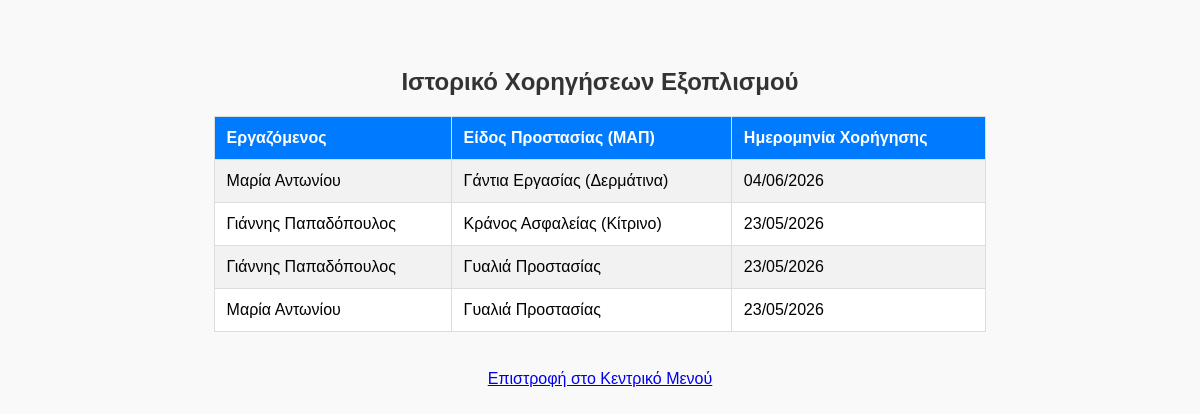
The page /history.php on the database its author committed.
### tables this page shows
CREATE TABLE `issuances` (
  `id` int(11) NOT NULL,
  `employee_id` int(11) NOT NULL,
  `item_id` int(11) NOT NULL,
  `issue_date` date NOT NULL
);

CREATE TABLE `employees` (
  `id` int(11) NOT NULL,
  `first_name` varchar(50) NOT NULL,
  `last_name` varchar(50) NOT NULL,
  `role` varchar(50) NOT NULL
);

CREATE TABLE `ppe_items` (
  `id` int(11) NOT NULL,
  `item_name` varchar(100) NOT NULL,
  `stock_quantity` int(11) NOT NULL
);

### history.php (the view, shortened to what this page needs)
<?php
require_once 'db.php';
$sql = "SELECT employees.first_name, employees.last_name, ppe_items.item_name, issuances.issue_date
        FROM issuances
        JOIN employees ON issuances.employee_id = employees.id
        JOIN ppe_items ON issuances.item_id = ppe_items.id
        ORDER BY issuances.issue_date DESC";
$result = $conn->query($sql);
?>
<!DOCTYPE html>
<html lang="el">
<head>
</head>
<body>
    <h2>Ιστορικό Χορηγήσεων Εξοπλισμού</h2>
    <table>
        <tr>
            <th>Εργαζόμενος</th>
            <th>Είδος Προστασίας (ΜΑΠ)</th>
            <th>Ημερομηνία Χορήγησης</th>
        </tr>
        <?php
        if ($result->num_rows > 0) {
            while($row = $result->fetch_assoc()) {
                echo "<tr>";
                echo "<td>" . $row["first_name"] . " " . $row["last_name"] . "</td>";
                echo "<td>" . $row["item_name"] . "</td>";
                $date = date("d/m/Y", strtotime($row["issue_date"]));
                echo "<td>" . $date . "</td>";
                echo "</tr>";
            }
        } else {
            echo "<tr><td colspan='3' style='text-align: center;'>Δεν υπάρχουν ακόμα καταγεγραμμένες χορηγήσεις.</td></tr>";
        }
        ?>
    </table>
<br><a href='index.php'>Επιστροφή στο Κεντρικό Μενού</a>
</body>
</html>

### history.php (style rules this page uses)
body { font-family: Arial, sans-serif; padding: 40px; background-color: #f9f9f9; text-align: center; }
h2 { color: #333; }
table { width: 70%; border-collapse: collapse; margin: 20px auto; background-color: white; text-align: left; }
th, td { border: 1px solid #ddd; padding: 12px; }
th { background-color: #007BFF; color: white; }
tr:nth-child(even) { background-color: #f2f2f2; }

### rows shown on the page
issuances: employee.first_name "Μαρία", employee.last_name "Αντωνίου", item.item_name "Γάντια Εργασίας (Δερμάτινα)", issue_date "04/06/2026"
issuances: employee.first_name "Γιάννης", employee.last_name "Παπαδόπουλος", item.item_name "Κράνος Ασφαλείας (Κίτρινο)", issue_date "23/05/2026"
issuances: employee.first_name "Γιάννης", employee.last_name "Παπαδόπουλος", item.item_name "Γυαλιά Προστασίας", issue_date "23/05/2026"
issuances: employee.first_name "Μαρία", employee.last_name "Αντωνίου", item.item_name "Γυαλιά Προστασίας", issue_date "23/05/2026"
